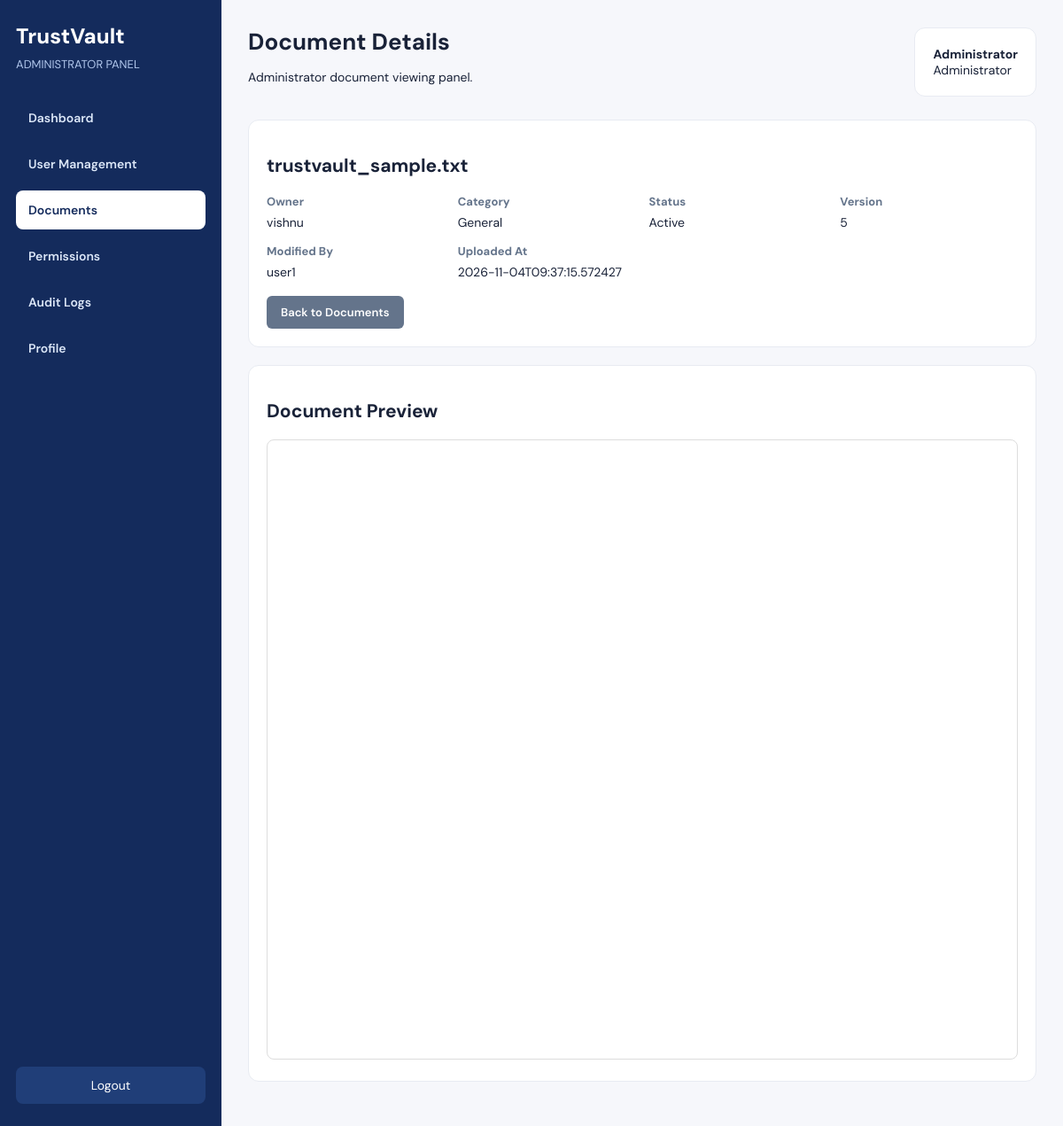
/admin/documents/3/view (signed in), run on the app's committed database.
### tables this page shows
CREATE TABLE documents (
            id INTEGER PRIMARY KEY AUTOINCREMENT,
            name TEXT NOT NULL,
            owner_username TEXT NOT NULL,
            category TEXT NOT NULL,
            stored_name TEXT NOT NULL,
            uploaded_at TEXT NOT NULL,
            status TEXT NOT NULL DEFAULT "Active"
        );

CREATE TABLE document_versions (
            id INTEGER PRIMARY KEY AUTOINCREMENT,
            document_id INTEGER NOT NULL,
            version_number INTEGER NOT NULL,
            stored_name TEXT NOT NULL,
            edited_by TEXT NOT NULL,
            created_at TEXT NOT NULL,
            UNIQUE(document_id, version_number)
        );

### backend/app/routes/admin.py (the view)
@router.get("/admin/documents/{document_id}/view")
def admin_view_document(request: Request, document_id: int):
    admin = admin_required(request)
    if not admin:
        return RedirectResponse("/admin/login", status_code=303)
    connection = get_connection()
    try:
        row = connection.execute(
            "SELECT * FROM documents WHERE id = ?",
            (document_id,)
        ).fetchone()
        if not row:
            return JSONResponse(
                {"error": "Document not found."},
                status_code=404
            )
        document = dict(row)
        latest = connection.execute(
            """
            SELECT *
            FROM document_versions
            WHERE document_id = ?
            ORDER BY version_number DESC
            LIMIT 1
            """,
            (document_id,)
        ).fetchone()
    finally:
        connection.close()
    upload_root = UPLOAD_DIR.resolve()
    file_path = (upload_root / document["stored_name"]).resolve()
    if not file_path.is_relative_to(upload_root):
        return JSONResponse(
            {"error": "Invalid document path."},
            status_code=400
        )
    if not file_path.is_file():
        return JSONResponse(
            {"error": "Document file not found."},
            status_code=404
        )
    document["version_number"] = (
        latest["version_number"] if latest else 1
    )
    document["modified_by"] = (
        latest["edited_by"]
        if latest else document["owner_username"]
    )
    document["preview_url"] = (
        f"/admin/documents/{document_id}/preview"
    )
    add_audit(
        admin["username"],
        "ADMIN_DOCUMENT_VIEW",
        str(document_id),
        f"Administrator viewed {document['name']}"
    )
    return templates.TemplateResponse(
        request=request,
        name="admin_document_view.html",
        context={
            "user": admin,
            "document": document
        }
    )

### frontend/templates/admin_document_view.html (shortened to what this page needs)
<!DOCTYPE html>
<html lang="en">
<head>
    <link rel="stylesheet" href="/static/css/style.css">
</head>
<body>
<div class="admin-layout">
    <aside class="admin-sidebar">
        <div class="admin-brand">TrustVault</div>
        <div class="admin-label">ADMINISTRATOR PANEL</div>
        <nav class="admin-nav">
            <a href="/admin">Dashboard</a>
            <a href="/admin/users">User Management</a>
            <a class="active" href="/admin/documents">Documents</a>
            <a href="/admin/permissions">Permissions</a>
            <a href="/admin/audit">Audit Logs</a>
            <a href="/admin/profile">Profile</a>
        </nav>
        <div class="admin-logout">
            <a href="/admin/logout">Logout</a>
        </div>
    </aside>
    <main class="admin-content">
        <div class="admin-header">
            <div>
                <h1>Document Details</h1>
                <p>Administrator document viewing panel.</p>
            </div>
            <div class="admin-user">
                <strong>{{ user.name }}</strong><br>
                <span>Administrator</span>
            </div>
        </div>
        <div class="admin-panel">
            <h2>{{ document.name }}</h2>
            <div class="document-info">
                <div>
                    <strong>Owner</strong>
                    <span>{{ document.owner_username }}</span>
                </div>
                <div>
                    <strong>Category</strong>
                    <span>{{ document.category }}</span>
                </div>
                <div>
                    <strong>Status</strong>
                    <span>{{ document.status }}</span>
                </div>
                <div>
                    <strong>Version</strong>
                    <span>{{ document.version_number }}</span>
                </div>
                <div>
                    <strong>Modified By</strong>
                    <span>{{ document.modified_by }}</span>
                </div>
                <div>
                    <strong>Uploaded At</strong>
                    <span>{{ document.uploaded_at }}</span>
                </div>
            </div>
            <br>
            <a href="/admin/documents" class="view-btn back-btn">
                Back to Documents
            </a>
        </div>
        <div class="admin-panel">
            <h2>Document Preview</h2>
            {% if document.name.lower().endswith('.pdf') %}
                <iframe
                    src="{{ document.preview_url }}"
                    class="document-preview">
                </iframe>
            {% elif document.name.lower().endswith(('.txt', '.csv')) %}
                <iframe
                    src="{{ document.preview_url }}"
                    class="document-preview">
                </iframe>
            {% elif document.name.lower().endswith('.docx') %}
                <p>
                    DOCX preview is not supported directly in the browser.
                    The administrator can download the document from the
                    Documents page if a download action is added.
                </p>
            {% else %}
                <p>Preview is not available for this file type.</p>
            {% endif %}
        </div>
    </main>
</div>
</body>
</html>

### frontend/static/css/style.css (style rules this page uses)
:root { --ink: #192238; --muted: #7b8497; --line: #e8ebf2; --bg: #f6f7fb; --blue: #4b5fe3; --navy: #1d2942; --green: #16845b; --red: #c34b59; }
* { box-sizing: border-box; }
body { margin: 0; background: var(--bg); color: var(--ink); font: 14px 'DM Sans', sans-serif; }
a { color: inherit; text-decoration: none; }

### frontend/templates/admin_document_view.html (style rules this page uses)
.admin-layout { min-height: 100vh; background: #f6f7fb; }
.admin-sidebar { width: 250px; min-height: 100vh; background: #142B5C; color: white; padding: 25px 18px; position: fixed; inset: 0 auto 0 0; box-sizing: border-box; }
.admin-brand { font-size: 24px; font-weight: 800; margin-bottom: 8px; }
.admin-label { color: #AFC5EA; font-size: 13px; margin-bottom: 30px; }
.admin-nav { display: flex; flex-direction: column; gap: 8px; }
.admin-nav a { text-decoration: none; color: #DCE7F8; padding: 13px 14px; border-radius: 8px; font-size: 14px; font-weight: 600; }
.admin-nav a:hover, .admin-nav a.active { background: white; color: #142B5C; }
.admin-logout { position: absolute; bottom: 25px; left: 18px; right: 18px; }
.admin-logout a { display: block; text-align: center; background: #203E78; color: white; padding: 12px; border-radius: 8px; text-decoration: none; }
.admin-content { margin-left: 250px; padding: 30px; box-sizing: border-box; }
.admin-header { display: flex; justify-content: space-between; align-items: center; flex-wrap: wrap; gap: 15px; margin-bottom: 25px; }
.admin-header h1 { margin: 0; color: #192238; font-size: 26px; }
.admin-user, .admin-panel { background: white; border: 1px solid #e8ebf2; border-radius: 12px; padding: 20px; }
.admin-panel { margin-bottom: 20px; }
.document-info { display: grid; grid-template-columns: repeat(4, 1fr); gap: 15px; }
.document-info div { display: flex; flex-direction: column; gap: 6px; }
.document-info strong { color: #64748b; font-size: 13px; }
.document-info span { color: #192238; font-size: 14px; overflow-wrap: anywhere; }
.document-preview { width: 100%; height: 700px; border: 1px solid #ddd; border-radius: 8px; }
.view-btn { display: inline-block; padding: 10px 16px; background: #4b5fe3; color: white; text-decoration: none; border-radius: 6px; font-size: 13px; font-weight: 600; }
.back-btn { background: #64748b; }

### data on the page
documents: name "trustvault_sample.txt", owner_username "vishnu", category "General", status "Active", uploaded_at "2026-11-04T09:37:15.572427"
document_versions: modified_by "user1"

### other printed values
{{ user.name }} "Administrator"
{{ document.version_number }} "5"
